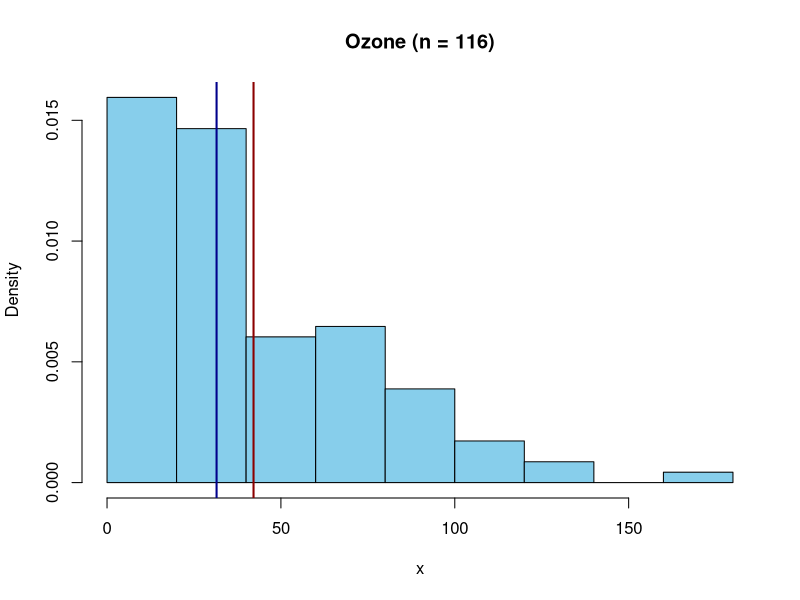
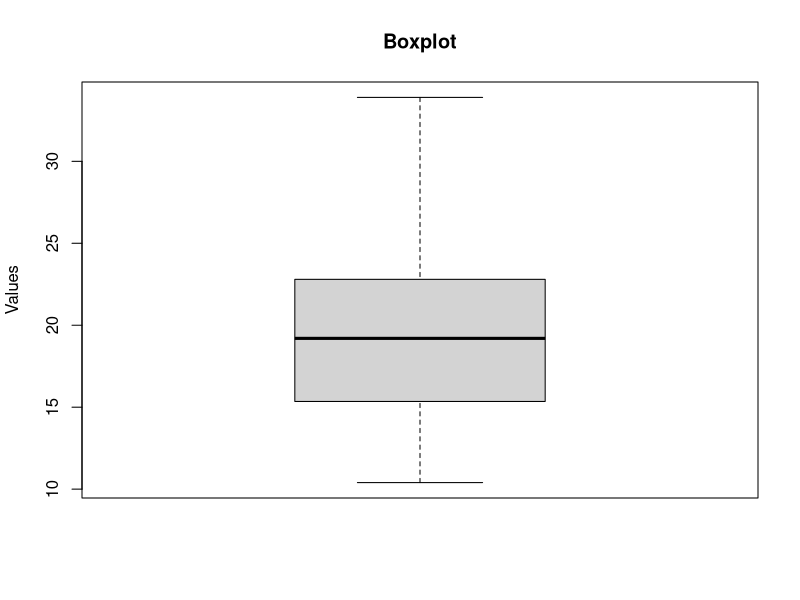
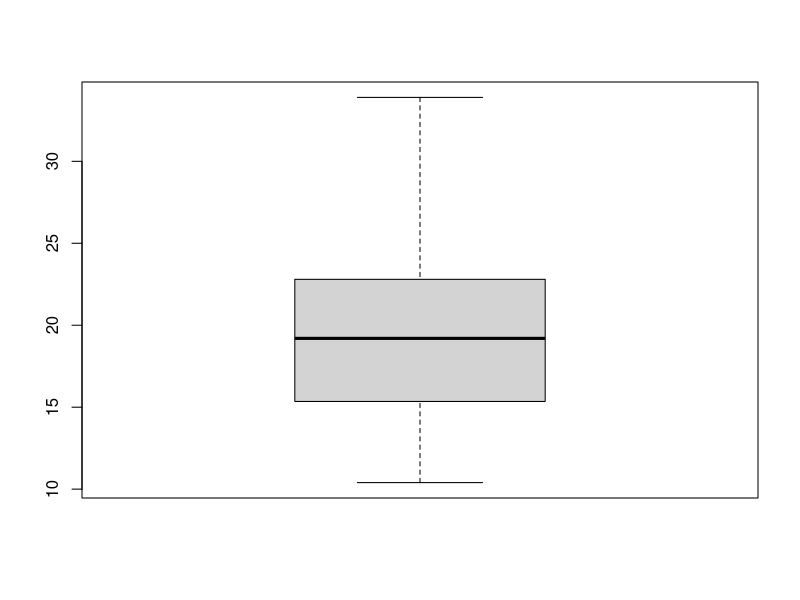
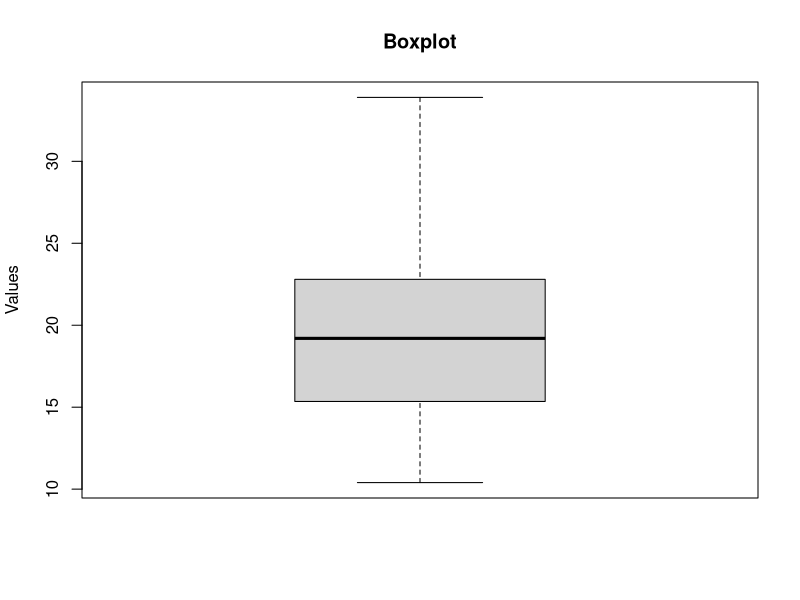

Source code (R) for these figures, in order: (Note: this script raises an error after producing the figures.)
#::::::::::::::::::::::::::::::::::::::::::::::::::::::::::::::::::::::::::::
#
# Functions II - Solutions
# 
#::::::::::::::::::::::::::::::::::::::::::::::::::::::::::::::::::::::::::::




# Exercises
#===========================================================


# 1. Write a function that computes the following statistics for a numeric 
#    vector: (1) the sum of NAs, (2) the median, (3) the number of unique values.
#    include a second argument na.rm with default TRUE, to make sure that 
#    the median is computed (without NA values).
#    test your function using the mtcars data.


data("mtcars")

computeDescriptives <- function(x, na.rm = TRUE) {
  c(sumNAs = sum(is.na(x)),
    median = median(x, na.rm = na.rm),
    uniqueValues = length(unique(x)))
}

computeDescriptives(mtcars$mpg)


# 2. Consider the drop_NA()-function from the previous exercises.
#    Add a side-effect to the function: inform the user of
#    how many NA values were dropped. 
#    Add a "message" argument with default FALSE, so that 
#    users can also choose whether to get the information.


drop_NA <- function(x, message = TRUE){
  is_NA <- is.na(x)
  if(message) message(sum(is_NA), " NA-values were dropped.")
  out <- structure(x[!is_NA], 
                   original_length = length(x),
                   which_NA = which(is_NA))
}

Ozone_noNA <- drop_NA(airquality$Ozone) 
Ozone_noNA
Ozone_noNA <- drop_NA(airquality$Ozone, message = FALSE) 
Ozone_noNA


# 3. Consider the get_info()-function from above. Include
#    a "na.rm" argument with a sensible default. 
#    when na.rm = TRUE, the function should:
#       - remove NA values before computing the statistics
#       - inform the user how many NA values were removed
#       - make sure users can choose not to get this information
#    TIP: make use of the function you wrote for exerise 2.

get_info <- function(x, na.rm = TRUE, message = FALSE){
  if(na.rm) x <- drop_NA(x, message = message)
  mean_x <- mean(x)
  median_x <- median(x)
  n_obs_x <- length(x)
  range_x <- range(x)
  return(list(mean = mean_x, median = median_x, 
              n_obs = n_obs_x, range = range_x))
}

get_info(airquality$Ozone)
get_info(airquality$Ozone, message = TRUE)
get_info(airquality$Ozone, na.rm = FALSE)



# 4. Consider the hist2()-function from the examples. Think about which 
#    arguments you could add, whether they would get default value, and 
#    what the default value could be.
#    Implement these arguments and the default values. Test the flexibility
#    and make sure it is still easy to use.
#    In addition, made sure you can choose to remove the NA values

hist2 <- function(x, na.rm = TRUE, title = "My Variable", col = "skyblue",
                  line_col = c("darkred", "darkblue")){
  info <- get_info(x, na.rm = na.rm)
  mean_median <- as.numeric(info[c("mean", "median")])
  hist(x, 
       main = paste0(title, " (n = ", info$n_obs, ")"),
       col = col, 
       freq = FALSE)
  abline(v = mean_median, 
         col = line_col, 
         lwd = 2)
  text(mean_median, 
       y = c(.1, .09),
       labels = paste(c("Mean", "Median"), 
                      round(mean_median, 2), 
                      sep = " = "),
       col = line_col,
       pos = 4)
}

hist2(airquality$Ozone, title = "Ozone")

# 5. Write a function that takes a numeric variable as input and creates a 
#    boxplot as output. How does R provide default values for the main 
#    title and axis labels. Would you choose the same?
#    Give sensible default values to the main title and axis labels.
create_boxplot <- function(x, main = "Boxplot", xlab = NULL, ylab = "Values") {
  boxplot(x, main = main, xlab = xlab, ylab = ylab)
}
create_boxplot(mtcars$mpg)
boxplot(mtcars$mpg)


# 6. Implement 'input checks' for your boxplot function. The function should throw
#    an error, if the input is not a single numeric vector.
# If the vector contains missing values, the function should throw a warning.
create_boxplot2 <- function(x, main = "Boxplot", xlab = NULL, ylab = "Values") {
  if(!is.numeric(x)) stop("'x' must be a numeric vector.")
  if(any(is.na(x))) warning("'x' contains missing values.")
  boxplot(x, main = main, xlab = xlab, ylab = ylab)
}
create_boxplot2(mtcars$mpg)
create_boxplot2(mtcars)
create_boxplot2(c(mtcars$mpg, NA))


# 7. Write a function that creates either a histogram or a bar chart for a 
#    variable, depending on the input:
#      + character/factor -> bar chart using table()
#      + numeric -> histogram

create_graph <- function(x) {
  if(is.character(x) || is.factor(x)) return(barplot(table(x)))
  else if(is.numeric(x)) return(hist2(x))
  else stop("No suitable input supplied.")
}

create_graph(1:5)
create_graph(c("a", "b", "c"))
create_graph(mtcars$mpg)
create_graph(iris$Species)

